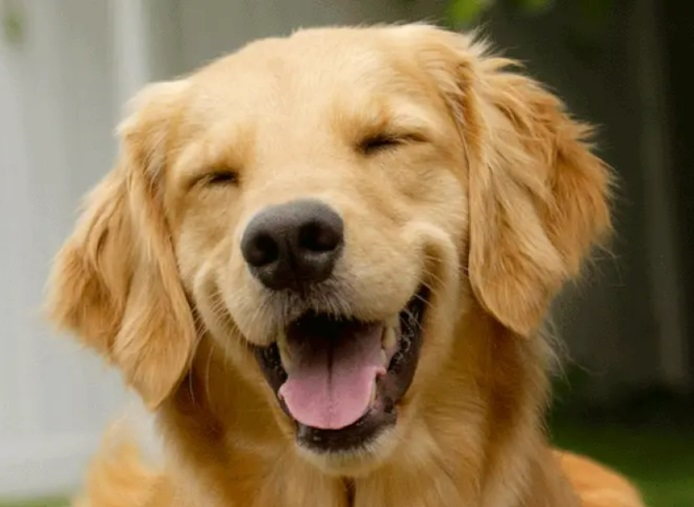
#> input picture mytests/pillow/happy_pup.jpg, 694 x 507 px
$ python 5combinefilters.py
#> lines starting #> are read from the running program, lines starting #| are printed output that depends on the picture
# https://youtu.be/5QR-dG68eNE?feature=shared&t=1367

from PIL import Image, ImageFilter

image = Image.open('happy_pup.jpg') # Select image
#> image is the input picture: PIL image 694x507 RGB; mean R, G, B 142.8, 119, 83.1

# Basic filters
image_filter = image.filter(ImageFilter.EMBOSS)
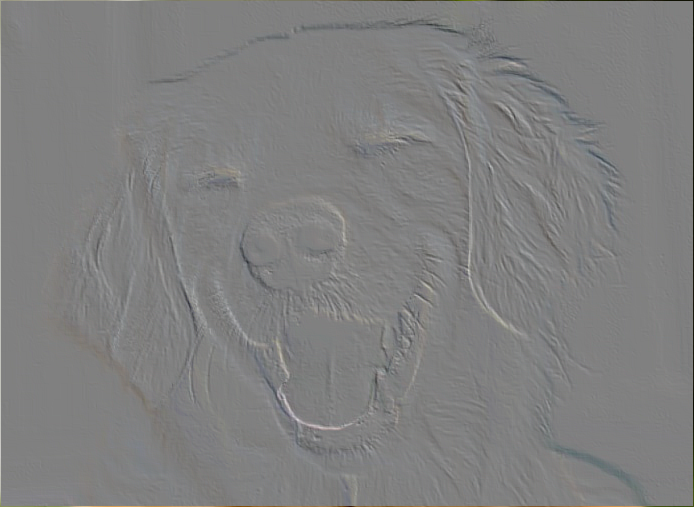
#> image_filter: PIL image 694x507 RGB; mean R, G, B 127.6, 127.6, 127.4
image_filter_blur = image_filter.filter(ImageFilter.GaussianBlur(radius = 3))

image_filter_blur.show()

$ run again, with mytests/pillow/magic_potion.jpg copied over mytests/pillow/happy_pup.jpg
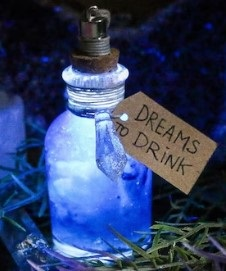
#> input picture mytests/pillow/magic_potion.jpg, 226 x 271 px
#> image is the input picture: PIL image 226x271 RGB; mean R, G, B 51, 65.9, 101.9
#> `image_filter = image.filter(ImageFilter.EMBOSS)`:
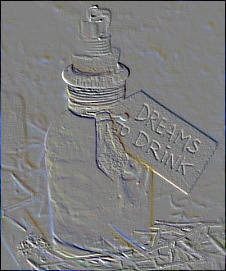
#> image_filter: PIL image 226x271 RGB; mean R, G, B 126.1, 126.2, 126.4
#> `image_filter_blur = image_filter.filter(ImageFilter.GaussianBlur(radiu..`:
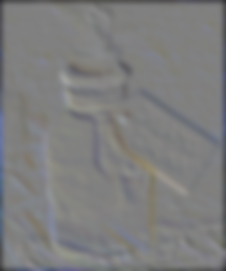
#> image_filter_blur: PIL image 226x271 RGB; mean R, G, B 125.5, 125.6, 125.9
